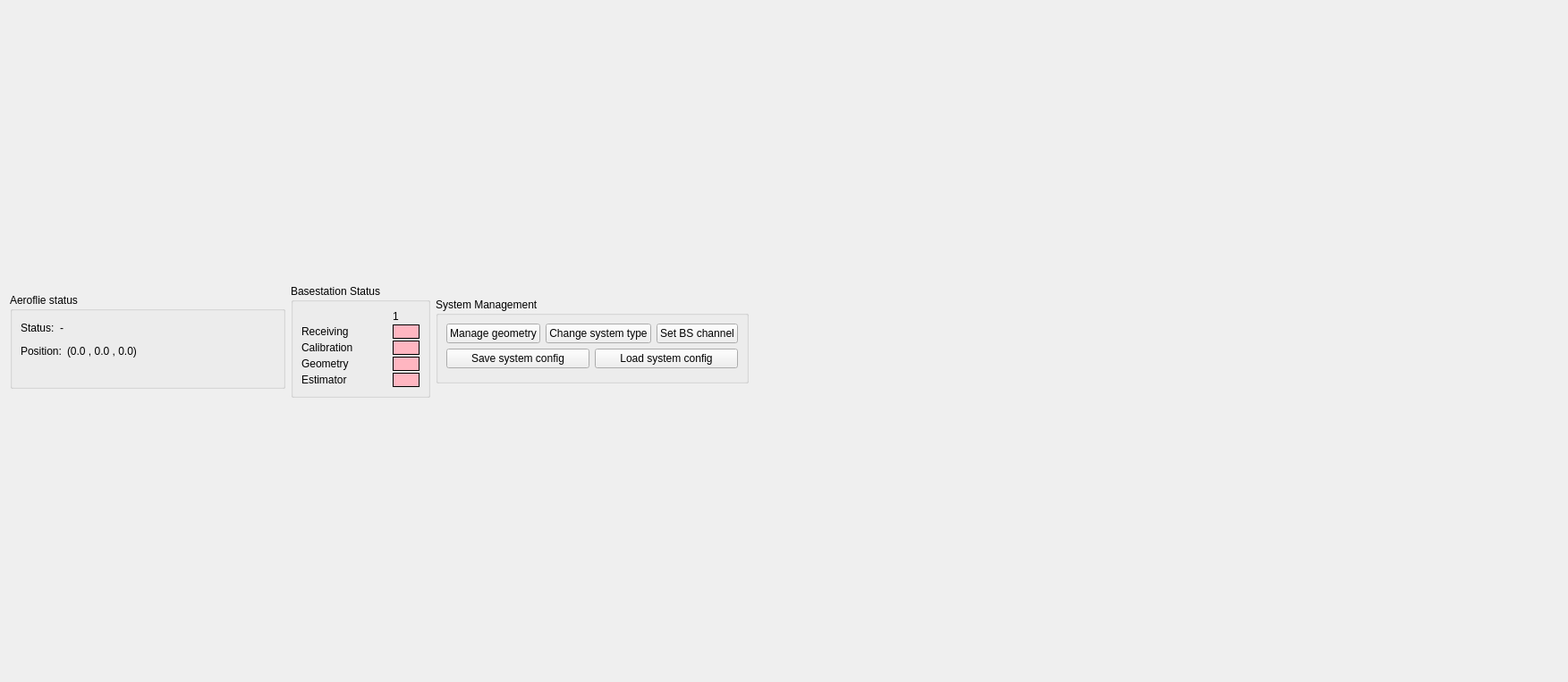
<?xml version="1.0" encoding="UTF-8"?>
<ui version="4.0">
 <class>Form</class>
 <widget class="QWidget" name="Form">
  <property name="geometry">
   <rect>
    <x>0</x>
    <y>0</y>
    <width>1753</width>
    <height>763</height>
   </rect>
  </property>
  <property name="windowTitle">
   <string>Plot</string>
  </property>
  <layout class="QHBoxLayout" name="horizontalLayout">
   <item>
    <layout class="QGridLayout" name="gridLayout" rowstretch="0,0" columnstretch="0">
     <property name="leftMargin">
      <number>0</number>
     </property>
     <item row="0" column="0">
      <layout class="QVBoxLayout" name="_inputLayout" stretch="0">
       <property name="spacing">
        <number>6</number>
       </property>
       <property name="sizeConstraint">
        <enum>QLayout::SetDefaultConstraint</enum>
       </property>
       <item>
        <layout class="QHBoxLayout" name="horizontalLayout_8">
         <property name="sizeConstraint">
          <enum>QLayout::SetDefaultConstraint</enum>
         </property>
         <item>
          <widget class="QGroupBox" name="groupBox_4">
           <property name="sizePolicy">
            <sizepolicy hsizetype="Maximum" vsizetype="Maximum">
             <horstretch>0</horstretch>
             <verstretch>0</verstretch>
            </sizepolicy>
           </property>
           <property name="minimumSize">
            <size>
             <width>0</width>
             <height>0</height>
            </size>
           </property>
           <property name="title">
            <string>Aeroflie status</string>
           </property>
           <property name="alignment">
            <set>Qt::AlignLeading|Qt::AlignLeft|Qt::AlignTop</set>
           </property>
           <layout class="QVBoxLayout" name="verticalLayout_6" stretch="0,0">
            <item>
             <layout class="QVBoxLayout" name="verticalLayout_8">
              <item>
               <layout class="QHBoxLayout" name="horizontalLayout_2">
                <item>
                 <widget class="QLabel" name="label_2">
                  <property name="text">
                   <string>Status:</string>
                  </property>
                 </widget>
                </item>
                <item>
                 <widget class="QLabel" name="_status_status">
                  <property name="sizePolicy">
                   <sizepolicy hsizetype="Minimum" vsizetype="Minimum">
                    <horstretch>0</horstretch>
                    <verstretch>0</verstretch>
                   </sizepolicy>
                  </property>
                  <property name="minimumSize">
                   <size>
                    <width>200</width>
                    <height>0</height>
                   </size>
                  </property>
                  <property name="text">
                   <string>-</string>
                  </property>
                  <property name="wordWrap">
                   <bool>true</bool>
                  </property>
                 </widget>
                </item>
                <item>
                 <spacer name="horizontalSpacer">
                  <property name="orientation">
                   <enum>Qt::Horizontal</enum>
                  </property>
                  <property name="sizeHint" stdset="0">
                   <size>
                    <width>40</width>
                    <height>20</height>
                   </size>
                  </property>
                 </spacer>
                </item>
               </layout>
              </item>
              <item>
               <layout class="QHBoxLayout" name="horizontalLayout_7">
                <item>
                 <widget class="QLabel" name="label_7">
                  <property name="text">
                   <string>Position:</string>
                  </property>
                 </widget>
                </item>
                <item>
                 <widget class="QLabel" name="_status_position">
                  <property name="minimumSize">
                   <size>
                    <width>150</width>
                    <height>0</height>
                   </size>
                  </property>
                  <property name="frameShape">
                   <enum>QFrame::NoFrame</enum>
                  </property>
                  <property name="text">
                   <string>(0.0 , 0.0 , 0.0)</string>
                  </property>
                 </widget>
                </item>
                <item>
                 <spacer name="horizontalSpacer_3">
                  <property name="orientation">
                   <enum>Qt::Horizontal</enum>
                  </property>
                  <property name="sizeHint" stdset="0">
                   <size>
                    <width>40</width>
                    <height>20</height>
                   </size>
                  </property>
                 </spacer>
                </item>
               </layout>
              </item>
             </layout>
            </item>
            <item>
             <spacer name="verticalSpacer_4">
              <property name="orientation">
               <enum>Qt::Vertical</enum>
              </property>
              <property name="sizeHint" stdset="0">
               <size>
                <width>0</width>
                <height>20</height>
               </size>
              </property>
             </spacer>
            </item>
           </layout>
          </widget>
         </item>
         <item>
          <widget class="QGroupBox" name="groupBox_2">
           <property name="enabled">
            <bool>true</bool>
           </property>
           <property name="sizePolicy">
            <sizepolicy hsizetype="Maximum" vsizetype="Maximum">
             <horstretch>0</horstretch>
             <verstretch>0</verstretch>
            </sizepolicy>
           </property>
           <property name="minimumSize">
            <size>
             <width>0</width>
             <height>0</height>
            </size>
           </property>
           <property name="title">
            <string>Basestation Status</string>
           </property>
           <layout class="QVBoxLayout" name="verticalLayout_2">
            <item>
             <layout class="QHBoxLayout" name="horizontalLayout_3">
              <item>
               <layout class="QVBoxLayout" name="verticalLayout_3">
                <item>
                 <layout class="QGridLayout" name="_basestation_stats_container">
                  <property name="sizeConstraint">
                   <enum>QLayout::SetMinimumSize</enum>
                  </property>
                  <property name="spacing">
                   <number>2</number>
                  </property>
                  <item row="2" column="1">
                   <widget class="QLabel" name="label_10">
                    <property name="styleSheet">
                     <string notr="true">background-color: lightpink;</string>
                    </property>
                    <property name="frameShape">
                     <enum>QFrame::Box</enum>
                    </property>
                    <property name="text">
                     <string/>
                    </property>
                   </widget>
                  </item>
                  <item row="0" column="1">
                   <widget class="QLabel" name="label_3">
                    <property name="minimumSize">
                     <size>
                      <width>30</width>
                      <height>0</height>
                     </size>
                    </property>
                    <property name="text">
                     <string>1</string>
                    </property>
                   </widget>
                  </item>
                  <item row="3" column="0">
                   <widget class="QLabel" name="label_5">
                    <property name="minimumSize">
                     <size>
                      <width>100</width>
                      <height>0</height>
                     </size>
                    </property>
                    <property name="text">
                     <string>Geometry</string>
                    </property>
                   </widget>
                  </item>
                  <item row="1" column="0">
                   <widget class="QLabel" name="label_6">
                    <property name="text">
                     <string>Receiving</string>
                    </property>
                   </widget>
                  </item>
                  <item row="1" column="1">
                   <widget class="QLabel" name="label_9">
                    <property name="styleSheet">
                     <string notr="true">background-color: lightpink;</string>
                    </property>
                    <property name="frameShape">
                     <enum>QFrame::Box</enum>
                    </property>
                    <property name="text">
                     <string/>
                    </property>
                   </widget>
                  </item>
                  <item row="4" column="1">
                   <widget class="QLabel" name="label_16">
                    <property name="styleSheet">
                     <string notr="true">background-color: lightpink;</string>
                    </property>
                    <property name="frameShape">
                     <enum>QFrame::Box</enum>
                    </property>
                    <property name="text">
                     <string/>
                    </property>
                   </widget>
                  </item>
                  <item row="4" column="0">
                   <widget class="QLabel" name="label_15">
                    <property name="minimumSize">
                     <size>
                      <width>100</width>
                      <height>0</height>
                     </size>
                    </property>
                    <property name="text">
                     <string>Estimator</string>
                    </property>
                   </widget>
                  </item>
                  <item row="2" column="0">
                   <widget class="QLabel" name="label_8">
                    <property name="text">
                     <string>Calibration</string>
                    </property>
                   </widget>
                  </item>
                  <item row="3" column="1">
                   <widget class="QLabel" name="label_14">
                    <property name="styleSheet">
                     <string notr="true">background-color: lightpink;</string>
                    </property>
                    <property name="frameShape">
                     <enum>QFrame::Box</enum>
                    </property>
                    <property name="text">
                     <string/>
                    </property>
                   </widget>
                  </item>
                  <item row="0" column="0">
                   <widget class="QLabel" name="label">
                    <property name="text">
                     <string/>
                    </property>
                   </widget>
                  </item>
                 </layout>
                </item>
               </layout>
              </item>
             </layout>
            </item>
           </layout>
          </widget>
         </item>
         <item>
          <widget class="QGroupBox" name="groupBox">
           <property name="sizePolicy">
            <sizepolicy hsizetype="Maximum" vsizetype="Maximum">
             <horstretch>0</horstretch>
             <verstretch>0</verstretch>
            </sizepolicy>
           </property>
           <property name="minimumSize">
            <size>
             <width>0</width>
             <height>0</height>
            </size>
           </property>
           <property name="title">
            <string>System Management</string>
           </property>
           <layout class="QVBoxLayout" name="verticalLayout">
            <property name="sizeConstraint">
             <enum>QLayout::SetDefaultConstraint</enum>
            </property>
            <item>
             <layout class="QVBoxLayout" name="verticalLayout_4" stretch="0,0,0">
              <item>
               <layout class="QHBoxLayout" name="horizontalLayout_6">
                <item>
                 <widget class="QPushButton" name="_manage_estimate_geometry_button">
                  <property name="text">
                   <string>Manage geometry</string>
                  </property>
                 </widget>
                </item>
                <item>
                 <widget class="QPushButton" name="_change_system_type_button">
                  <property name="text">
                   <string>Change system type</string>
                  </property>
                 </widget>
                </item>
                <item>
                 <widget class="QPushButton" name="_manage_basestation_mode_button">
                  <property name="text">
                   <string>Set BS channel</string>
                  </property>
                 </widget>
                </item>
               </layout>
              </item>
              <item>
               <layout class="QHBoxLayout" name="horizontalLayout_9">
                <item>
                 <widget class="QPushButton" name="_save_sys_config_button">
                  <property name="text">
                   <string>Save system config</string>
                  </property>
                 </widget>
                </item>
                <item>
                 <widget class="QPushButton" name="_load_sys_config_button">
                  <property name="text">
                   <string>Load system config</string>
                  </property>
                 </widget>
                </item>
               </layout>
              </item>
              <item>
               <spacer name="verticalSpacer_2">
                <property name="orientation">
                 <enum>Qt::Vertical</enum>
                </property>
                <property name="sizeHint" stdset="0">
                 <size>
                  <width>20</width>
                  <height>5</height>
                 </size>
                </property>
               </spacer>
              </item>
             </layout>
            </item>
           </layout>
          </widget>
         </item>
         <item>
          <spacer name="horizontalSpacer_2">
           <property name="orientation">
            <enum>Qt::Horizontal</enum>
           </property>
           <property name="sizeHint" stdset="0">
            <size>
             <width>40</width>
             <height>20</height>
            </size>
           </property>
          </spacer>
         </item>
        </layout>
       </item>
      </layout>
     </item>
     <item row="1" column="0">
      <layout class="QVBoxLayout" name="_plot_layout">
       <property name="sizeConstraint">
        <enum>QLayout::SetMaximumSize</enum>
       </property>
      </layout>
     </item>
    </layout>
   </item>
  </layout>
 </widget>
 <resources/>
 <connections/>
</ui>
